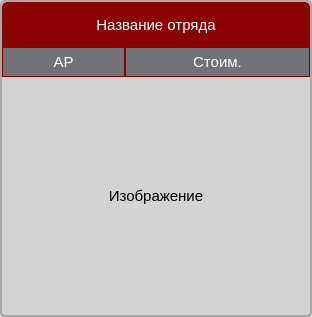
<?xml version="1.0" encoding="UTF-8"?>
<ui version="4.0">
 <class>ArmlistFrame</class>
 <widget class="QFrame" name="ArmlistFrame">
  <property name="geometry">
   <rect>
    <x>0</x>
    <y>0</y>
    <width>312</width>
    <height>317</height>
   </rect>
  </property>
  <property name="cursor">
   <cursorShape>OpenHandCursor</cursorShape>
  </property>
  <property name="windowTitle">
   <string>Frame</string>
  </property>
  <property name="styleSheet">
   <string notr="true">#ArmlistFrame {
	background-color: lightgrey;
    border: 1.5px solid darkgrey;
	border-radius: 5px;
}</string>
  </property>
  <layout class="QVBoxLayout" name="verticalLayout">
   <property name="spacing">
    <number>0</number>
   </property>
   <property name="leftMargin">
    <number>0</number>
   </property>
   <property name="topMargin">
    <number>0</number>
   </property>
   <property name="rightMargin">
    <number>0</number>
   </property>
   <property name="bottomMargin">
    <number>0</number>
   </property>
   <item>
    <widget class="QLabel" name="NameLabel">
     <property name="minimumSize">
      <size>
       <width>0</width>
       <height>45</height>
      </size>
     </property>
     <property name="maximumSize">
      <size>
       <width>16777215</width>
       <height>45</height>
      </size>
     </property>
     <property name="font">
      <font>
       <pointsize>11</pointsize>
      </font>
     </property>
     <property name="styleSheet">
      <string notr="true">#NameLabel{
	color: white;
	background-color: darkred;
    border-top-left-radius: 5px;
    border-top-right-radius: 5px;
}</string>
     </property>
     <property name="text">
      <string>Название отряда</string>
     </property>
     <property name="alignment">
      <set>Qt::AlignmentFlag::AlignCenter</set>
     </property>
     <property name="wordWrap">
      <bool>true</bool>
     </property>
    </widget>
   </item>
   <item alignment="Qt::AlignmentFlag::AlignTop">
    <widget class="QFrame" name="ParametersFrame">
     <property name="minimumSize">
      <size>
       <width>0</width>
       <height>30</height>
      </size>
     </property>
     <property name="maximumSize">
      <size>
       <width>16777215</width>
       <height>30</height>
      </size>
     </property>
     <property name="styleSheet">
      <string notr="true">QFrame{
background-color:  #6F7378;
border: none;
}
QLabel{
	color: white;
	border: 1px solid darkred;
}</string>
     </property>
     <property name="frameShape">
      <enum>QFrame::Shape::StyledPanel</enum>
     </property>
     <property name="frameShadow">
      <enum>QFrame::Shadow::Raised</enum>
     </property>
     <layout class="QGridLayout" name="gridLayout" columnstretch="0,0,0,0,0">
      <property name="leftMargin">
       <number>0</number>
      </property>
      <property name="topMargin">
       <number>0</number>
      </property>
      <property name="rightMargin">
       <number>0</number>
      </property>
      <property name="bottomMargin">
       <number>0</number>
      </property>
      <property name="spacing">
       <number>0</number>
      </property>
      <item row="0" column="0" colspan="2">
       <widget class="QLabel" name="RankLabel">
        <property name="maximumSize">
         <size>
          <width>16777215</width>
          <height>16777215</height>
         </size>
        </property>
        <property name="font">
         <font>
          <pointsize>11</pointsize>
         </font>
        </property>
        <property name="styleSheet">
         <string notr="true"/>
        </property>
        <property name="text">
         <string>АР</string>
        </property>
        <property name="alignment">
         <set>Qt::AlignmentFlag::AlignCenter</set>
        </property>
       </widget>
      </item>
      <item row="0" column="2" colspan="3">
       <widget class="QLabel" name="CostLabel">
        <property name="minimumSize">
         <size>
          <width>0</width>
          <height>0</height>
         </size>
        </property>
        <property name="maximumSize">
         <size>
          <width>16777215</width>
          <height>16777215</height>
         </size>
        </property>
        <property name="font">
         <font>
          <pointsize>11</pointsize>
         </font>
        </property>
        <property name="styleSheet">
         <string notr="true"/>
        </property>
        <property name="text">
         <string>Стоим.</string>
        </property>
        <property name="alignment">
         <set>Qt::AlignmentFlag::AlignCenter</set>
        </property>
       </widget>
      </item>
     </layout>
    </widget>
   </item>
   <item>
    <widget class="QLabel" name="ImageLabel">
     <property name="sizePolicy">
      <sizepolicy hsizetype="Preferred" vsizetype="Expanding">
       <horstretch>0</horstretch>
       <verstretch>0</verstretch>
      </sizepolicy>
     </property>
     <property name="minimumSize">
      <size>
       <width>50</width>
       <height>50</height>
      </size>
     </property>
     <property name="font">
      <font>
       <pointsize>11</pointsize>
      </font>
     </property>
     <property name="cursor">
      <cursorShape>PointingHandCursor</cursorShape>
     </property>
     <property name="text">
      <string>Изображение</string>
     </property>
     <property name="scaledContents">
      <bool>true</bool>
     </property>
     <property name="alignment">
      <set>Qt::AlignmentFlag::AlignCenter</set>
     </property>
    </widget>
   </item>
  </layout>
 </widget>
 <resources/>
 <connections/>
</ui>
